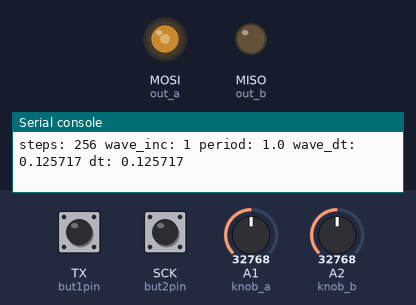
The program below on a simulated CircuitPython board. Shown: output pins drawn as LEDs (lit = HIGH), the last lines printed to the serial console. Inputs (shaded band) come from the test bench; at power-on: A2 (knob_b) = 32768, A1 (knob_a) = 32768, TX (but1pin) HIGH, SCK (but2pin) HIGH (analog values on the 0–65535 scale).

Above: at 1.2 s.
1.3 s: A2 (knob_b) set to 65535
4.3 s: A1 (knob_a) set to 65535
At 4.35 s:
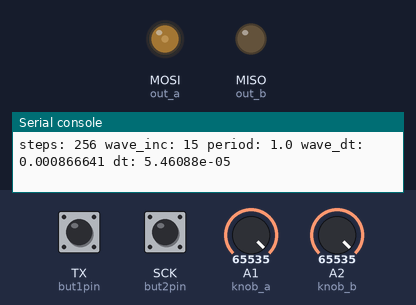
7.3 s: A1 (knob_a) set to 32767
10.3 s: A2 (knob_b) set to 7864
13.3 s: A2 (knob_b) set to 0
Timing chart, 0 to 16.9 s (numbered marks = the images above; inputs shaded):
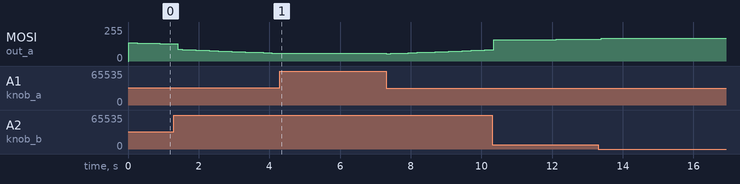

Measured:
- after the input at 4.3 s, MOSI (out_a): stays 59/255 (without the input it goes to 58/255 after 0.03 s)

The program:

qtpynoisyboi_test6.py
```python
# qtpynoisyboi_test.py --
#
# MOSI -- out A (PWM)
# MISO -- out B (PWM)
# A0   -- out C (DAC)
# RX   -- gate in
# A1   -- knob in  A
# A2   -- knob in  B
# A3   -- knob in  C
# TX   -- button 1
# SCK  -- button 2

import time
import board
import neopixel
import pwmio
import analogio
import digitalio
from adafruit_debouncer import Debouncer
import random

import voltageio
import waveforms
import utils

do_calibration_setup = False

# determined experimentally
calibration = {
    "a": {
        -3.34: 65535,
        0.0: 43675,
        6.69:0,
    },
    "b": {
        -3.40: 65535,
        0.0: 43535,
        6.73: 0,
    },
    "c": {
        }
}

but1pin = digitalio.DigitalInOut(board.TX)
but1pin.pull = digitalio.Pull.UP
but1 = Debouncer(but1pin)
but2pin = digitalio.DigitalInOut(board.SCK)
but2pin.pull = digitalio.Pull.UP
but2 = Debouncer(but2pin)

knob_a = analogio.AnalogIn(board.A1)
knob_b = analogio.AnalogIn(board.A2)
knob_c = analogio.AnalogIn(board.A3)

out_a = pwmio.PWMOut(board.MOSI, frequency=25000, duty_cycle=0)
out_b = pwmio.PWMOut(board.MISO, frequency=25000, duty_cycle=0)
vout_a = voltageio.VoltageOut(calibration['a'])
vout_b = voltageio.VoltageOut(calibration['b'])

def set_out_a_duty(dc):
    out_a.duty_cycle = dc
def set_out_b_duty(dc):
    out_b.duty_cycle = dc
def set_out_a_volts(voltage):
    out_a.duty_cycle = vout_a.dac_for_voltage(voltage)
def set_out_b_volts(voltage):
    out_b.duty_cycle = vout_b.dac_for_voltage(voltage)

# calibration
if do_calibration_setup:
    print("Calibrate PWM DAC.")
    while True:
        print("Enter 'set_out_a_duty(65535)' and watch output on multimeter:")
        value = input().strip()
        eval(value)
        print('value:"',value,'"')
        time.sleep(0.1)


sin_wave = waveforms.Waveform('sin',steps=256)
rnd_wave = waveforms.Waveform('rnd',steps=16)

wave = sin_wave.wave
volt_offset = 0.0
volt_amplitude = 4.0
period = 1.0

i=0
val = 0
wave_index=0
last_time = time.monotonic()
period_time = time.monotonic()

wave_inc = 8

# let's declare our "dt" to always be 0.01 secs, THEN
# what wave part do I pick for given period
#
dt = 0.001
wave_dt = period / len(wave)
#print("steps:",len(wave), "period:",period, "dt:",dt,"period_dt:",wave_dt, "wave_inc:",wave_inc)

base_dt = 0.001
dtcnt=0
while True:

    wave_dt = max(0, utils.map_range(knob_a.value, (65500,150), (0.001, 0.25)))
    volt_amplitude = utils.map_range(knob_b.value, (150,65500), (0.1,5) )
    # period = max(0, utils.map_range(knob_a.value, (150,65500), (0.1, 20)))
    # wave_dt = wave_inc * period / len(wave)

    #if wave_dt*2 < dt:
    #    wave_inc = 2*wave_inc
    #    wave_dt = 2*wave_dt

    wave_inc = max(1,utils.map_range(wave_dt, (0,0.1), (16,1))) # this is a float
    dt = wave_dt / wave_inc
    wave_inc = int(wave_inc)

    wave_index = (wave_index + wave_inc) % len(wave)

    print("steps:",len(wave), "wave_inc:",wave_inc,"period:",period, "wave_dt:",wave_dt, "dt:",dt)

    val = volt_offset + volt_amplitude * wave[wave_index]
    # convert to volts and send it out
    set_out_a_volts(val)


    time.sleep(dt)  # dt never changes


# while True:
# #    but1.update()
# #    but2.update()
#     #period = max(0, utils.map_range(knob_a.value, (150,65500), (0.001, 10)))
#     #dt = period / len(wave)
#     dt = max(0, utils.map_range(knob_a.value, (150,65500), (0.005,0.5)))
#     #print("dt:",dt)
#     if dt <= 0.01:
#         wave_inc = 16
#     elif dt > 0.01 and dt <= 0.02:
#         wave_inc = 8
#         time.sleep(dt/4)
#     elif dt > 0.02 and dt < 0.04:
#         wave_inc = 4
#         time.sleep(dt/3)
#     else:
#         wave_inc = 1
#         time.sleep(dt)

#     wave_index = (wave_index + wave_inc) % len(wave)
#     val = volt_offset + volt_amplitude * wave[wave_index]
#     # convert to volts and send it out
#     set_out_a_volts(val)

#     if wave_index==0:
#         overage = time.monotonic() - period_time
#         #print("updated: period:", period, "dt:",dt, "actual_period:",time.monotonic()-period_time, time.monotonic())
#         print("wave_inc:",wave_inc," dt:",dt, "actual_dt:",(time.monotonic()-period_time)/len(wave))
#         period_time = time.monotonic()

    # can't use this approach because time.montonic() only has 1-sec resolution
    # now = time.monotonic()
    # if now > (last_time + dt):
    #     last_time = time.monotonic()
    #     wave_index = (wave_index + 1) % len(wave)
    #     if wave_index==0:
    #         print("updated: ", time.monotonic()-period_time)
    #         period_time = now
    # get the wave value, scale it by amplitude and offset it
    #val = 2 # volt_offset + volt_amplitude * wave[wave_index]
    #print(val)
    # convert to volts and send it out
    #set_out_a_volts(val)


#note_volts = [0, 0.0833, 0.1666, 0.25, 0.333, 0.4166, 0.5, 0.5833, 0.6666, 0.75, 0.83333, 0.9166, 1]
#note_volts = [0,          0.1666, 0.25, 0.333,         0.5,         0.6666, 0.75, 0.83333, 1]
#note_vals = [1, 1.5, 2, 2.5]
#note_vals = [1, 2, 2.5, 3, 3.5, 4]

    #val = sin_wave.wave[i] # * amplitude
    #val = random.random() * 1
    #val = note_volts[random.randint(0,len(note_volts)-1)]
#    val = note_vals[j]
#    j = (j+1) % len(note_vals)

#j=0

# cvsa_index = 0
# cvsb_index = 2
# cvai=0
# cvbi=0
# cva_last = time.monotonic()
# cvb_last = time.monotonic()

# cvsa = cvs_list[cvsa_index]
# cvsb = cvs_list[cvsb_index]

# while True:
#     butt1.update()
#     now = time.monotonic()
#     if now > cva_last + rateA:
#         cva_last = now
#         cvai = (cvai + 1) % len(cvsa)
#         duty_cycle = int( cvsa[cvai] * 65535/100)
#         outA.duty_cycle = 65535 - duty_cycle
#     if now > cvb_last + rateB:
#         cvb_last = now
#         cvbi = (cvbi + 1) % len(cvsb)
#         duty_cycle = int( cvsb[cvbi] * 65535/100)
#         outB.duty_cycle = 65535 - duty_cycle
# #    rateA = 0.01 + (potAknob.value / 65535 / 2)
#     rateA = (potAknob.value / 65535 ) #/ len(cvsa))
#     rateB = 0.01 + (potBknob.value / 65535 / 2)
#     if butt1.fell: # pressed
#         print("push!")
#         cvsa_index = (cvsa_index + 1 ) % len(cvs_list)
#         cvsa = cvs_list[cvsa_index]
#         cvsai=0


# cv = 50
# while True:
#     duty_cycle = int(cv * 65535/100)
#     out1.duty_cycle = 65535 - duty_cycle

# cv_index = 0
# while True:
#     if but1.value == False: # pressed
#         print("push!")
#         cv_index = (cv_index + 1 ) % len(cvs_list)
#     cvs = cvs_list[ cv_index ]

#     for cv in cvs:
#         duty_cycle = int(cv * 65535/100)
#         out1.duty_cycle = 65535 - duty_cycle
#         out2.duty_cycle = duty_cycle
#         print("duty:",duty_cycle, out1.duty_cycle)
#         rate = 0.01 + (potAknob.value / 65535 / 2)
#         time.sleep(rate)


# # test knob to voltage output
# while True:
#     pos = potknob.value // 256
#     print("pos:",pos)
#     out1.duty_cycle = 65535 - potknob.value # inverting amplifier
#     time.sleep(0.01)


# # test simple triangle wave output
# i=0
# while True:
#     if i < 50:
#         out1.duty_cycle = int(i * 2 * 65535 / 100)  # Up
#     else:
#         out1.duty_cycle = 65535 - int((i - 50) * 2 * 65535 / 100)  # Down
#     i = (i + 1) % 100
#     time.sleep(0.001)

# while True:
#     for i in range(100):
#         if i < 50:
#             led.duty_cycle = int(i * 2 * 65535 / 100)  # Up
#         else:
#             out1.duty_cycle = 65535 - int((i - 50) * 2 * 65535 / 100)  # Down
# #        time.sleep(0.0001)
```

voltageio.py
```python
# Copies ideas from Winterbloom_VoltageIO
#

def _take_nearest_pair(values, target):
    """Given a sorted, monotonic list of values and a target value,
    returns the closest two pairs of numbers in the list
    to the given target. The first being the closest number
    less than the target, the second being the closest number
    greater than the target.

    For example::

        >>> _take_nearest_pair([1, 2, 3], 2.5)
        (2, 3)

    If the target is not part of the continuous range of the
    values, then both numbers will either be the minimum or
    maximum value in the list.

    For example::

        >>> _take_nearest_pair([1, 2, 3], 10)
        (3, 3)

    """
    low = values[0]
    high = values[0]

    for value in values:
        if value <= target and value >= low:
            low = value
        if value > target:
            high = value
            break
    else:
        # If we never found a value higher than
        # the target, the the target is outside
        # of the range of the list. Therefore,
        # the highest close number is also the
        # lowest close number.
        high = low

    return low, high


class VoltageOut:
    """Convert given voltages to (PWM) DAC values (0-65535)
    where the opamp is both amplifying, inverting, and offset from zero volts
    """

    def __init__(self, calibration):
        self._calibration = calibration
        self._calibration_keys = sorted(self._calibration.keys())

    def _calibrated_value_for_voltage(self, voltage):
        if voltage in self._calibration:
            return self._calibration[voltage]

        low, high = _take_nearest_pair(self._calibration_keys, voltage)

        if high == low:
            normalized_offset = 0
        else:
            normalized_offset = (voltage - low) / (high - low)

        low_val = self._calibration[low]
        high_val = self._calibration[high]

        lerped = round(low_val + ((high_val - low_val) * normalized_offset))

        return min(lerped, 65535)

    def dac_for_voltage(self, voltage):
        return self._calibrated_value_for_voltage(voltage)
```

waveforms.py
```python
# - Generate LUTs for sin, tri, saw, squ
# - Given period, determine time.sleep dt for each LUT element (dx)
# - Given period overrun (CirPy too slow), adjust dt
# - If overrun too high, start subdividing LUT (e.g 256-element LUT to 64-elem)

import math
import utils

def make_sin_lut( lut_size, out_min,out_max):
    lut = [0] * lut_size
    for i in range(lut_size):
        dtheta = 2 * math.pi / lut_size
        l = math.sin(i * dtheta)
        ld = utils.map_range(l, (-1,1), (out_min,out_max) )
        lut[i] = ld
        # if type(out_max) is float:
        #     str += "%1.3f," % ld
        # else:
        #     str += "%d," % ld
    return lut


class Waveform:
    def __init__(self, wave_type, steps=64, min_val=0,max_val=1):
        self._type = wave_type
        if wave_type == 'sin':
            self.wave = make_sin_lut(steps, min_val,max_val)
        elif wave_type == 'rnd':
            self.wave = [min_val,max_val] # no
        elif wave_type == 'squ':
            print("NO SQU");
        else:
            print("NO NO NO")
```

utils.py
```python
# simple range mapper, like Arduino map()
def map_range(s, a, b):
    (a1, a2), (b1, b2) = a, b
    return  b1 + ((s - a1) * (b2 - b1) / (a2 - a1))
```
